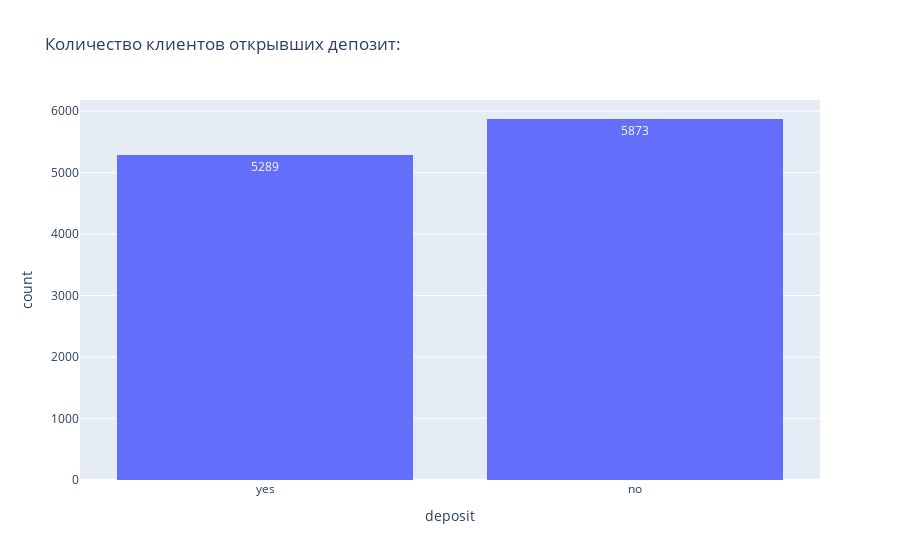

Notebook source saved alongside this figure:
### Code cell
px.histogram(data,
             x = 'deposit',
             text_auto = True, # выведем количество наблюдений в каждом столбце
             title = 'Количество клиентов открывших депозит:'
             )

### Figure 1 — Plotly figure (JSON) as saved in the notebook; plotly's stock layout.template omitted (floating-point values rounded to 4 significant figures; data arrays with more than 128 entries replaced by an {"elided": "..."} marker saying what was removed)
{"data": [{"alignmentgroup": "True", "bingroup": "x", "hovertemplate": "deposit=%{x}<br>count=%{y}<extra></extra>", "legendgroup": "", "marker": {"color": "#636efa", "pattern": {"shape": ""}}, "name": "", "offsetgroup": "", "orientation": "v", "showlegend": false, "texttemplate": "%{value}", "type": "histogram", "x": {"elided": "11162 str values"}, "xaxis": "x", "yaxis": "y"}], "layout": {"barmode": "relative", "legend": {"tracegroupgap": 0}, "title": {"text": "Количество клиентов открывших депозит:"}, "xaxis": {"anchor": "y", "domain": [0, 1], "title": {"text": "deposit"}}, "yaxis": {"anchor": "x", "domain": [0, 1], "title": {"text": "count"}}}}
